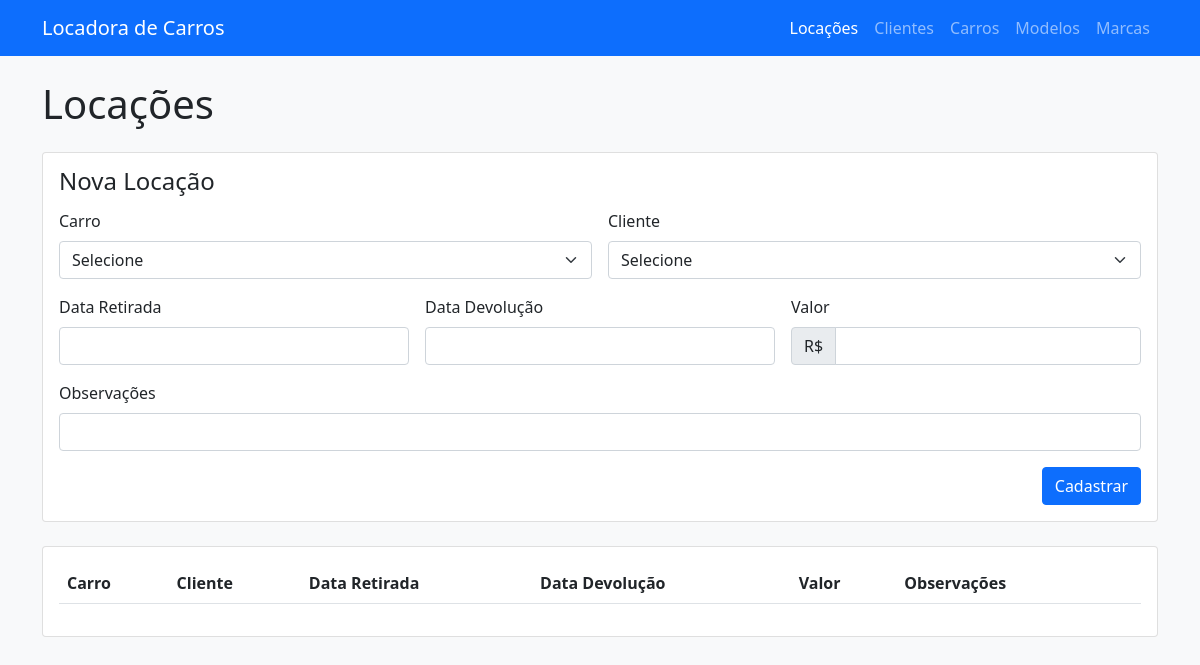
Before: /locacoes/ with the older database file.
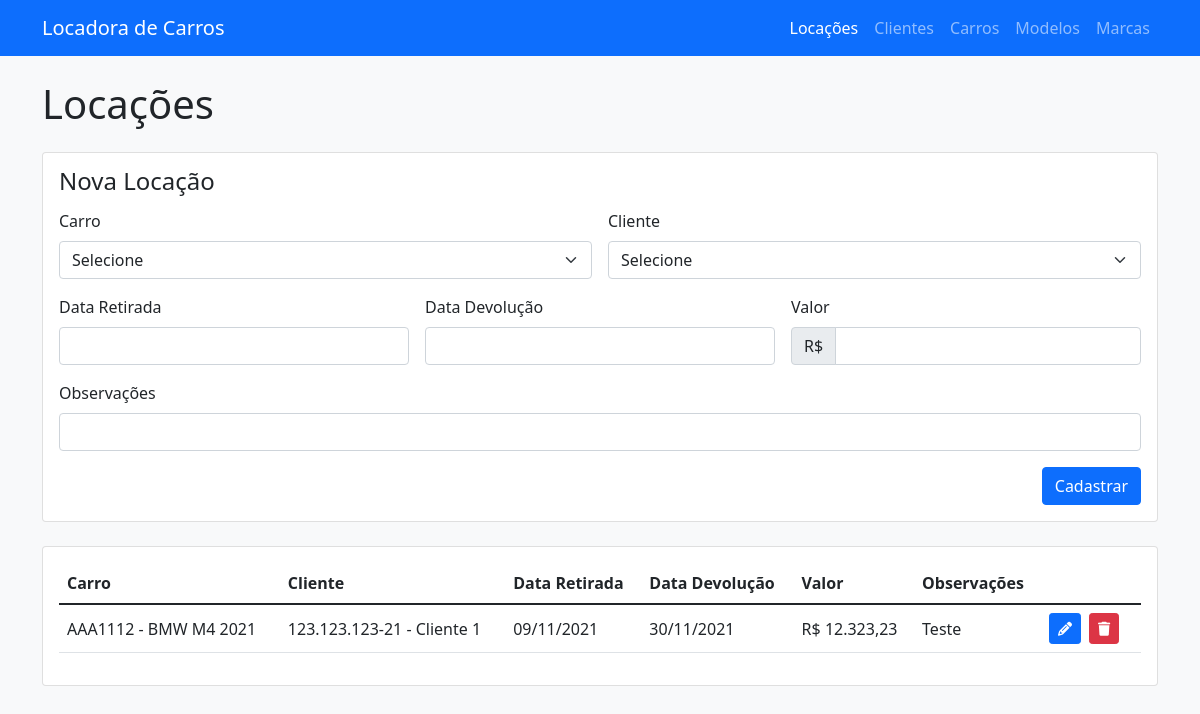
After: the same page with the newer database file.
### Apps/Locacoes/models.py (models this page shows, shortened)
class Locacao(models.Model):
    carro = models.ForeignKey(carro_models.Carro, on_delete=models.CASCADE)
    cliente = models.ForeignKey(cliente_models.Cliente, on_delete=models.CASCADE)
    data_retirada = models.DateField()
    data_devolucao = models.DateField()
    valor = models.CharField(max_length=50)
    observacoes = models.CharField(max_length=200)

### Apps/Carros/models.py (models this page shows)
class Carro(models.Model):
    placa = models.CharField(max_length=7)
    modelo = models.ForeignKey(modelo_models.Modelo, on_delete=models.CASCADE)
    ano = models.CharField(max_length=20)
    cor = models.CharField(max_length=20)
    descricao = models.CharField(max_length=200)
    observacoes = models.CharField(max_length=200)
    def __str__(self):
        texto = '{0} - {1} {2}'
        return texto.format(self.placa, self.modelo, self.ano)

### Apps/Modelos/models.py (models this page shows)
class Modelo(models.Model):
    nome = models.CharField(max_length=50)
    marca = models.ForeignKey(marca_models.Marca, on_delete=models.CASCADE)
    descricao = models.CharField(max_length=200)
    def __str__(self):
        texto = '{0} {1}'
        return texto.format(self.marca.nome, self.nome)

### Apps/Marcas/models.py (models this page shows, shortened)
class Marca(models.Model):
    nome = models.CharField(max_length=50)
    descricao = models.CharField(max_length=200)

### Apps/Clientes/models.py (models this page shows)
class Cliente(models.Model):
    nome = models.CharField(max_length=100)
    cpf = models.CharField(max_length=14)
    email = models.CharField(max_length=100)
    telefone = models.CharField(max_length=15)
    def __str__(self):
        texto = '{0} - {1}'
        return texto.format(self.cpf, self.nome)

### Apps/Locacoes/views.py (the view)
# urls.py: path('', views.listarLocacoes, name='locacoes'),
def listarLocacoes(request):
    listaDeLocacoes = Locacao.objects.all()
    listaDeCarros = carro_models.Carro.objects.all()
    listaDeClientes = cliente_models.Cliente.objects.all()
    return render(request, 'locacoes/index.html', {
        'locacoes': listaDeLocacoes,
        'carros': listaDeCarros,
        'clientes': listaDeClientes,
    })

### templates/locacoes/index.html (shortened to what the changed rows need)
{% extends '../base.html' %}
{% block content %}
    <h1>Locações</h1>
    <div class="card my-4">
        <div class="card-body">
            <h2 class="d-flex justify-content-between mb-3 fs-4 lh-1">
                {% if locacao %}
                    <span>Editar Locação</span> <a href="/locacoes" class="fs-6 text-danger text-decoration-none">Cancelar</a>
                {% else %}
                    Nova Locação
                {% endif %}
            </h2>
        </div>
    </div>
    <div class="card">
        <div class="card-body">
            <table class="table table-hover">
                <thead>
                    <tr>
                        <th scope="col">Carro</th>
                        <th scope="col">Cliente</th>
                        <th scope="col">Data Retirada</th>
                        <th scope="col">Data Devolução</th>
                        <th scope="col">Valor</th>
                        <th scope="col">Observações</th>
                        <th scope="col"></th>
                    </tr>
                </thead>
                <tbody>
                    {% for locacao in locacoes %}
                    <tr valign="middle">
                        <td>{{ locacao.carro }}</td>
                        <td>{{ locacao.cliente }}</td>
                        <td>{{ locacao.data_retirada|date:'d/m/Y' }}</td>
                        <td>{{ locacao.data_devolucao|date:'d/m/Y' }}</td>
                        <td>R$ {{ locacao.valor }}</td>
                        <td>{{ locacao.observacoes }}</td>
                        <td width="100px">
                            <div class="d-flex gap-2">
                                <a href="/locacoes/{{ locacao.id }}" class="btn btn-sm btn-primary" title="Editar">
                                    <i class="fas fa-pencil-alt"></i>
                                </a>
                                <button data-bs-toggle="modal" data-bs-target="#aviso-deletar" data-href="/locacoes/deletar/{{ locacao.id }}"
                                    class="btn btn-sm btn-danger" title="Remover">
                                    <i class="fas fa-trash"></i>
                                </button>
                            </div>
                        </td>
                    </tr>
                    {% endfor %}
                </tbody>
            </table>
        </div>
    </div>
{% endblock %}

Changed rows visible on the page:
added Locacao: carro "AAA1112 - BMW M4 2021", cliente "123.123.123-21 - Cliente 1", data_retirada "09/11/2021", data_devolucao "30/11/2021", valor "12.323,23", observacoes "Teste"
